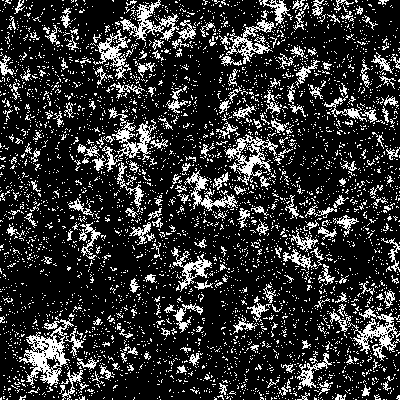
Frame 1 (no input)
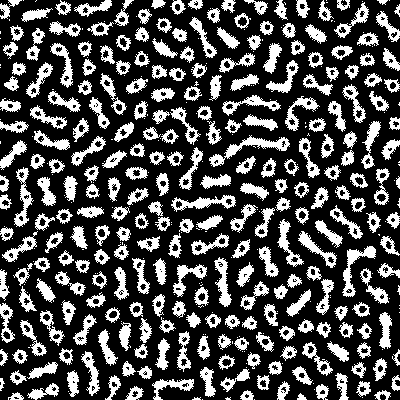
Frame 60 (the mouse pressed at the canvas centre just before this capture)
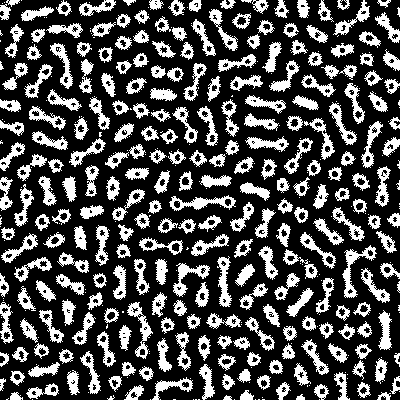
Frame 120 (the mouse held since frame 60 and released just before this capture)

The Processing sketch that drew these frames (run headless with seeded random() and noise(); from frame 60 on, the mouse is pressed at the canvas centre):

// Processing sketch: sketch_07_multiple_neighborhoods
// ── sketch_07_multiple_neighborhoods.pde
int size = 400; //<>//
//definimos a nossa regra
int b0[] = {2, 3, 4, 4};
int b1[] = {8, 23, 34, 63, 119, 250, 253, 268, 270, 270, 277, 280}; 
//células da geração atual e da anterior
int A[][] = new int[size][size];
int B[][] = new int[size][size];

void settings() {
  size(size, size);
}

void setup() {
  background(255);
  //preenchimento aleatório, densidade 10%
  for (int i = 0; i <size; i++) {
    for (int j = 0; j < size; j++) {
      A[i][j] = (random(1) < 0.1) ? 1 : 0;
      B[i][j] = 0;
    }
  }
  //colorimos os pixels de acordo com o estado das células
  loadPixels();
  for (int i = 0; i <size; i++) {
    for (int j = 0; j < size; j++) {
      pixels[i + j * width] = color(A[i][j]* 255);
    }
  }
  updatePixels();
}
 
void draw() {
  for (int i = 0; i <size; i++) {
    //como a nossa vizinhança tem um formato bizarro, varrer a área não compensa
    //faço um vetor auxiliar...
    int ii[] = new int[29];
    for (int k =0; k < 29; k++){
      ii[k] = (i - 14 + k + size) % size;
    }
    for (int j = 0; j < size; j++) {
      //e outro vetor auxiliar...
      int jj[] = new int[29];
      for (int k =0; k < 29; k++){
        jj[k] = (j - 14 + k + size) % size;
      }
      int outval = A[i][j];  
      //e faço a soma na mão, célula a célula
        int soma0 = A[ii[13]][jj[13]]+A[ii[13]][jj[14]]+A[ii[13]][jj[15]]+A[ii[14]][jj[13]]+A[ii[14]][jj[15]]+A[ii[15]][jj[13]]+A[ii[15]][jj[14]]+A[ii[15]][jj[15]];
        int soma1 = A[ii[0]][jj[12]]+A[ii[0]][jj[13]]+A[ii[0]][jj[14]]+A[ii[0]][jj[15]]+A[ii[0]][jj[16]]+A[ii[1]][jj[9]]+A[ii[1]][jj[10]]+A[ii[1]][jj[11]]+A[ii[1]][jj[12]]+A[ii[1]][jj[13]]+A[ii[1]][jj[14]]+A[ii[1]][jj[15]]+A[ii[1]][jj[16]]+A[ii[1]][jj[17]]+A[ii[1]][jj[18]]+A[ii[1]][jj[19]]+A[ii[2]][jj[7]]+A[ii[2]][jj[8]]+A[ii[2]][jj[9]]+A[ii[2]][jj[10]]+A[ii[2]][jj[11]]+A[ii[2]][jj[12]]+A[ii[2]][jj[13]]+A[ii[2]][jj[14]]+A[ii[2]][jj[15]]+A[ii[2]][jj[16]]+A[ii[2]][jj[17]]+A[ii[2]][jj[18]]+A[ii[2]][jj[19]]+A[ii[2]][jj[20]]+A[ii[2]][jj[21]]+A[ii[3]][jj[5]]+A[ii[3]][jj[6]]+A[ii[3]][jj[7]]+A[ii[3]][jj[8]]+A[ii[3]][jj[9]]+A[ii[3]][jj[10]]+A[ii[3]][jj[18]]+A[ii[3]][jj[19]]+A[ii[3]][jj[20]]+A[ii[3]][jj[21]]+A[ii[3]][jj[22]]+A[ii[3]][jj[23]]+A[ii[4]][jj[4]]+A[ii[4]][jj[5]]+A[ii[4]][jj[6]]+A[ii[4]][jj[7]]+A[ii[4]][jj[8]]+A[ii[4]][jj[13]]+A[ii[4]][jj[14]]+A[ii[4]][jj[15]]+A[ii[4]][jj[20]]+A[ii[4]][jj[21]]+A[ii[4]][jj[22]]+A[ii[4]][jj[23]]+A[ii[4]][jj[24]]+A[ii[5]][jj[3]]+A[ii[5]][jj[4]]+A[ii[5]][jj[5]]+A[ii[5]][jj[6]]+A[ii[5]][jj[10]]+A[ii[5]][jj[11]]+A[ii[5]][jj[12]]+A[ii[5]][jj[16]]+A[ii[5]][jj[17]]+A[ii[5]][jj[18]]+A[ii[5]][jj[22]]+A[ii[5]][jj[23]]+A[ii[5]][jj[24]]+A[ii[5]][jj[25]]+A[ii[6]][jj[3]]+A[ii[6]][jj[4]]+A[ii[6]][jj[5]]+A[ii[6]][jj[8]]+A[ii[6]][jj[9]]+A[ii[6]][jj[19]]+A[ii[6]][jj[20]]+A[ii[6]][jj[23]]+A[ii[6]][jj[24]]+A[ii[6]][jj[25]]+A[ii[7]][jj[2]]+A[ii[7]][jj[3]]+A[ii[7]][jj[4]]+A[ii[7]][jj[7]]+A[ii[7]][jj[8]]+A[ii[7]][jj[20]]+A[ii[7]][jj[21]]+A[ii[7]][jj[24]]+A[ii[7]][jj[25]]+A[ii[7]][jj[26]]+A[ii[8]][jj[2]]+A[ii[8]][jj[3]]+A[ii[8]][jj[4]]+A[ii[8]][jj[6]]+A[ii[8]][jj[7]]+A[ii[8]][jj[21]]+A[ii[8]][jj[22]]+A[ii[8]][jj[24]]+A[ii[8]][jj[25]]+A[ii[8]][jj[26]]+A[ii[9]][jj[1]]+A[ii[9]][jj[2]]+A[ii[9]][jj[3]]+A[ii[9]][jj[6]]+A[ii[9]][jj[22]]+A[ii[9]][jj[25]]+A[ii[9]][jj[26]]+A[ii[9]][jj[27]]+A[ii[10]][jj[1]]+A[ii[10]][jj[2]]+A[ii[10]][jj[3]]+A[ii[10]][jj[5]]+A[ii[10]][jj[23]]+A[ii[10]][jj[25]]+A[ii[10]][jj[26]]+A[ii[10]][jj[27]]+A[ii[11]][jj[1]]+A[ii[11]][jj[2]]+A[ii[11]][jj[5]]+A[ii[11]][jj[23]]+A[ii[11]][jj[26]]+A[ii[11]][jj[27]]+A[ii[12]][jj[0]]+A[ii[12]][jj[1]]+A[ii[12]][jj[2]]+A[ii[12]][jj[5]]+A[ii[12]][jj[23]]+A[ii[12]][jj[26]]+A[ii[12]][jj[27]]+A[ii[12]][jj[28]]+A[ii[13]][jj[0]]+A[ii[13]][jj[1]]+A[ii[13]][jj[2]]+A[ii[13]][jj[4]]+A[ii[13]][jj[24]]+A[ii[13]][jj[26]]+A[ii[13]][jj[27]]+A[ii[13]][jj[28]]+A[ii[14]][jj[0]]+A[ii[14]][jj[1]]+A[ii[14]][jj[2]]+A[ii[14]][jj[4]]+A[ii[14]][jj[24]]+A[ii[14]][jj[26]]+A[ii[14]][jj[27]]+A[ii[14]][jj[28]]+A[ii[15]][jj[0]]+A[ii[15]][jj[1]]+A[ii[15]][jj[2]]+A[ii[15]][jj[4]]+A[ii[15]][jj[24]]+A[ii[15]][jj[26]]+A[ii[15]][jj[27]]+A[ii[15]][jj[28]]+A[ii[16]][jj[0]]+A[ii[16]][jj[1]]+A[ii[16]][jj[2]]+A[ii[16]][jj[5]]+A[ii[16]][jj[23]]+A[ii[16]][jj[26]]+A[ii[16]][jj[27]]+A[ii[16]][jj[28]]+A[ii[17]][jj[1]]+A[ii[17]][jj[2]]+A[ii[17]][jj[5]]+A[ii[17]][jj[23]]+A[ii[17]][jj[26]]+A[ii[17]][jj[27]]+A[ii[18]][jj[1]]+A[ii[18]][jj[2]]+A[ii[18]][jj[3]]+A[ii[18]][jj[5]]+A[ii[18]][jj[23]]+A[ii[18]][jj[25]]+A[ii[18]][jj[26]]+A[ii[18]][jj[27]]+A[ii[19]][jj[1]]+A[ii[19]][jj[2]]+A[ii[19]][jj[3]]+A[ii[19]][jj[6]]+A[ii[19]][jj[22]]+A[ii[19]][jj[25]]+A[ii[19]][jj[26]]+A[ii[19]][jj[27]]+A[ii[20]][jj[2]]+A[ii[20]][jj[3]]+A[ii[20]][jj[4]]+A[ii[20]][jj[6]]+A[ii[20]][jj[7]]+A[ii[20]][jj[21]]+A[ii[20]][jj[22]]+A[ii[20]][jj[24]]+A[ii[20]][jj[25]]+A[ii[20]][jj[26]]+A[ii[21]][jj[2]]+A[ii[21]][jj[3]]+A[ii[21]][jj[4]]+A[ii[21]][jj[7]]+A[ii[21]][jj[8]]+A[ii[21]][jj[20]]+A[ii[21]][jj[21]]+A[ii[21]][jj[24]]+A[ii[21]][jj[25]]+A[ii[21]][jj[26]]+A[ii[22]][jj[3]]+A[ii[22]][jj[4]]+A[ii[22]][jj[5]]+A[ii[22]][jj[8]]+A[ii[22]][jj[9]]+A[ii[22]][jj[19]]+A[ii[22]][jj[20]]+A[ii[22]][jj[23]]+A[ii[22]][jj[24]]+A[ii[22]][jj[25]]+A[ii[23]][jj[3]]+A[ii[23]][jj[4]]+A[ii[23]][jj[5]]+A[ii[23]][jj[6]]+A[ii[23]][jj[10]]+A[ii[23]][jj[11]]+A[ii[23]][jj[12]]+A[ii[23]][jj[16]]+A[ii[23]][jj[17]]+A[ii[23]][jj[18]]+A[ii[23]][jj[22]]+A[ii[23]][jj[23]]+A[ii[23]][jj[24]]+A[ii[23]][jj[25]]+A[ii[24]][jj[4]]+A[ii[24]][jj[5]]+A[ii[24]][jj[6]]+A[ii[24]][jj[7]]+A[ii[24]][jj[8]]+A[ii[24]][jj[13]]+A[ii[24]][jj[14]]+A[ii[24]][jj[15]]+A[ii[24]][jj[20]]+A[ii[24]][jj[21]]+A[ii[24]][jj[22]]+A[ii[24]][jj[23]]+A[ii[24]][jj[24]]+A[ii[25]][jj[5]]+A[ii[25]][jj[6]]+A[ii[25]][jj[7]]+A[ii[25]][jj[8]]+A[ii[25]][jj[9]]+A[ii[25]][jj[10]]+A[ii[25]][jj[18]]+A[ii[25]][jj[19]]+A[ii[25]][jj[20]]+A[ii[25]][jj[21]]+A[ii[25]][jj[22]]+A[ii[25]][jj[23]]+A[ii[26]][jj[7]]+A[ii[26]][jj[8]]+A[ii[26]][jj[9]]+A[ii[26]][jj[10]]+A[ii[26]][jj[11]]+A[ii[26]][jj[12]]+A[ii[26]][jj[13]]+A[ii[26]][jj[14]]+A[ii[26]][jj[15]]+A[ii[26]][jj[16]]+A[ii[26]][jj[17]]+A[ii[26]][jj[18]]+A[ii[26]][jj[19]]+A[ii[26]][jj[20]]+A[ii[26]][jj[21]]+A[ii[27]][jj[9]]+A[ii[27]][jj[10]]+A[ii[27]][jj[11]]+A[ii[27]][jj[12]]+A[ii[27]][jj[13]]+A[ii[27]][jj[14]]+A[ii[27]][jj[15]]+A[ii[27]][jj[16]]+A[ii[27]][jj[17]]+A[ii[27]][jj[18]]+A[ii[27]][jj[19]]+A[ii[28]][jj[12]]+A[ii[28]][jj[13]]+A[ii[28]][jj[14]]+A[ii[28]][jj[15]]+A[ii[28]][jj[16]];

  
      //aplicamos as regras
        if (soma0 <= b0[0]){
          outval = 0;
        } 
        if (soma0 == b0[1]){
          outval = 1;
        }         
        if (soma0 >= b0[2] & soma0 <= b0[3]){
          outval = 0;
        } 
        if (soma1 >= b1[6] & soma1 <= b1[7]){
          outval = 1;
        } 
        if (soma1 >= b1[2] & soma1 <= b1[3]){
          outval = 1;
        } 
        if (soma1 >= b1[8] & soma1 <= b1[9]){
          outval = 1;
        } 
        if (soma1 >= b1[4] & soma1 <= b1[5]){
          outval = 0;
        } 
        if (soma1 >= b1[0] & soma1 <= b1[1]){
          outval = 0;
        } 
        if (soma1 >= b1[10] & soma1 <= b1[11]){
          outval = 0;
        }    

      B[i][j] = outval;
    }
  }
  //colorimos os pixels de acordo com o estado das células  
  loadPixels();
  for (int i = 0; i <size; i++) {
    for (int j = 0; j < size; j++) {
      A[i][j] = B[i][j];
      pixels[i + j * width] = color(A[i][j] * 255);
    }
  }
  updatePixels();
}
